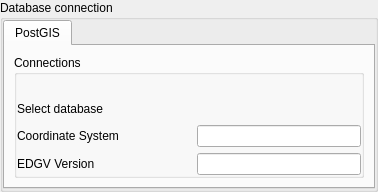
<?xml version="1.0" encoding="UTF-8"?>
<ui version="4.0">
 <class>ConnectionWidget</class>
 <widget class="QWidget" name="ConnectionWidget">
  <property name="geometry">
   <rect>
    <x>0</x>
    <y>0</y>
    <width>378</width>
    <height>192</height>
   </rect>
  </property>
  <property name="sizePolicy">
   <sizepolicy hsizetype="Preferred" vsizetype="Preferred">
    <horstretch>0</horstretch>
    <verstretch>0</verstretch>
   </sizepolicy>
  </property>
  <property name="windowTitle">
   <string>Form</string>
  </property>
  <layout class="QGridLayout" name="gridLayout_6">
   <property name="margin">
    <number>0</number>
   </property>
   <item row="0" column="0">
    <widget class="QgsCollapsibleGroupBox" name="mGroupBox">
     <property name="sizePolicy">
      <sizepolicy hsizetype="Preferred" vsizetype="Preferred">
       <horstretch>0</horstretch>
       <verstretch>0</verstretch>
      </sizepolicy>
     </property>
     <property name="styleSheet">
      <string notr="true">QgsCollapsibleGroupBoxBasic, QgsCollapsibleGroupBox {  margin-top: 25px;}QgsCollapsibleGroupBoxBasic::title, QgsCollapsibleGroupBox::title {  subcontrol-origin: margin;  subcontrol-position: top left;  margin-left: 20px;  margin-right: 5px;  left: 0px;  top: 10px;  background-color: rgba(0,0,0,0)}</string>
     </property>
     <property name="title">
      <string>Database connection</string>
     </property>
     <property name="saveCollapsedState">
      <bool>false</bool>
     </property>
     <layout class="QGridLayout" name="gridLayout_5">
      <property name="margin">
       <number>0</number>
      </property>
      <item row="0" column="0">
       <widget class="QTabWidget" name="tabWidget">
        <property name="sizePolicy">
         <sizepolicy hsizetype="Preferred" vsizetype="Preferred">
          <horstretch>0</horstretch>
          <verstretch>0</verstretch>
         </sizepolicy>
        </property>
        <property name="currentIndex">
         <number>0</number>
        </property>
        <widget class="QWidget" name="tabPostGIS">
         <attribute name="title">
          <string>PostGIS</string>
         </attribute>
         <layout class="QGridLayout" name="gridLayout_3">
          <item row="0" column="0">
           <widget class="QGroupBox" name="groupBox_3">
            <property name="sizePolicy">
             <sizepolicy hsizetype="Preferred" vsizetype="Preferred">
              <horstretch>0</horstretch>
              <verstretch>0</verstretch>
             </sizepolicy>
            </property>
            <property name="title">
             <string>Connections</string>
            </property>
            <layout class="QGridLayout" name="gridLayout">
             <property name="margin">
              <number>0</number>
             </property>
             <item row="0" column="0">
              <layout class="QVBoxLayout" name="verticalLayout">
               <item>
                <widget class="ExploreServerWidget" name="serverWidget" native="true"/>
               </item>
               <item>
                <layout class="QHBoxLayout" name="horizontalLayout_3">
                 <item>
                  <widget class="QLabel" name="label_8">
                   <property name="sizePolicy">
                    <sizepolicy hsizetype="MinimumExpanding" vsizetype="Preferred">
                     <horstretch>0</horstretch>
                     <verstretch>0</verstretch>
                    </sizepolicy>
                   </property>
                   <property name="maximumSize">
                    <size>
                     <width>167777</width>
                     <height>16777215</height>
                    </size>
                   </property>
                   <property name="text">
                    <string>Select database</string>
                   </property>
                  </widget>
                 </item>
                 <item>
                  <spacer name="horizontalSpacer_6">
                   <property name="orientation">
                    <enum>Qt::Horizontal</enum>
                   </property>
                   <property name="sizeType">
                    <enum>QSizePolicy::Minimum</enum>
                   </property>
                   <property name="sizeHint" stdset="0">
                    <size>
                     <width>10</width>
                     <height>20</height>
                    </size>
                   </property>
                  </spacer>
                 </item>
                 <item>
                  <widget class="DsgCustomComboBox" name="comboBoxPostgis" native="true">
                   <property name="sizePolicy">
                    <sizepolicy hsizetype="MinimumExpanding" vsizetype="Fixed">
                     <horstretch>0</horstretch>
                     <verstretch>0</verstretch>
                    </sizepolicy>
                   </property>
                  </widget>
                 </item>
                </layout>
               </item>
              </layout>
             </item>
             <item row="1" column="0">
              <layout class="QHBoxLayout" name="horizontalLayout_12">
               <item>
                <widget class="QLabel" name="label_7">
                 <property name="sizePolicy">
                  <sizepolicy hsizetype="MinimumExpanding" vsizetype="Preferred">
                   <horstretch>0</horstretch>
                   <verstretch>0</verstretch>
                  </sizepolicy>
                 </property>
                 <property name="maximumSize">
                  <size>
                   <width>16777215</width>
                   <height>16777215</height>
                  </size>
                 </property>
                 <property name="text">
                  <string>Coordinate System</string>
                 </property>
                </widget>
               </item>
               <item>
                <spacer name="horizontalSpacer_5">
                 <property name="orientation">
                  <enum>Qt::Horizontal</enum>
                 </property>
                 <property name="sizeType">
                  <enum>QSizePolicy::Minimum</enum>
                 </property>
                 <property name="sizeHint" stdset="0">
                  <size>
                   <width>10</width>
                   <height>20</height>
                  </size>
                 </property>
                </spacer>
               </item>
               <item>
                <widget class="QLineEdit" name="postGISCrsEdit">
                 <property name="sizePolicy">
                  <sizepolicy hsizetype="MinimumExpanding" vsizetype="Fixed">
                   <horstretch>0</horstretch>
                   <verstretch>0</verstretch>
                  </sizepolicy>
                 </property>
                 <property name="minimumSize">
                  <size>
                   <width>0</width>
                   <height>0</height>
                  </size>
                 </property>
                </widget>
               </item>
              </layout>
             </item>
             <item row="2" column="0">
              <layout class="QHBoxLayout" name="horizontalLayout_5">
               <item>
                <widget class="QLabel" name="label_4">
                 <property name="sizePolicy">
                  <sizepolicy hsizetype="MinimumExpanding" vsizetype="Preferred">
                   <horstretch>0</horstretch>
                   <verstretch>0</verstretch>
                  </sizepolicy>
                 </property>
                 <property name="maximumSize">
                  <size>
                   <width>16777215</width>
                   <height>16777215</height>
                  </size>
                 </property>
                 <property name="text">
                  <string>EDGV Version</string>
                 </property>
                </widget>
               </item>
               <item>
                <spacer name="horizontalSpacer_3">
                 <property name="orientation">
                  <enum>Qt::Horizontal</enum>
                 </property>
                 <property name="sizeType">
                  <enum>QSizePolicy::Minimum</enum>
                 </property>
                 <property name="sizeHint" stdset="0">
                  <size>
                   <width>10</width>
                   <height>20</height>
                  </size>
                 </property>
                </spacer>
               </item>
               <item>
                <widget class="QLineEdit" name="edgvPostgisVersionEdit">
                 <property name="sizePolicy">
                  <sizepolicy hsizetype="MinimumExpanding" vsizetype="Fixed">
                   <horstretch>0</horstretch>
                   <verstretch>0</verstretch>
                  </sizepolicy>
                 </property>
                 <property name="minimumSize">
                  <size>
                   <width>0</width>
                   <height>0</height>
                  </size>
                 </property>
                </widget>
               </item>
              </layout>
             </item>
            </layout>
           </widget>
          </item>
         </layout>
        </widget>
       </widget>
      </item>
     </layout>
    </widget>
   </item>
  </layout>
 </widget>
 <customwidgets>
  <customwidget>
   <class>QgsCollapsibleGroupBox</class>
   <extends>QGroupBox</extends>
   <header>qgis.gui</header>
   <container>1</container>
  </customwidget>
  <customwidget>
   <class>DsgCustomComboBox</class>
   <extends>QWidget</extends>
   <header>DsgTools.gui.CustomWidgets.BasicInterfaceWidgets.dsgCustomComboBox.h</header>
   <container>1</container>
  </customwidget>
  <customwidget>
   <class>ExploreServerWidget</class>
   <extends>QWidget</extends>
   <header>DsgTools.gui.CustomWidgets.ConnectionWidgets.ServerConnectionWidgets.exploreServerWidget.h</header>
   <container>1</container>
  </customwidget>
 </customwidgets>
 <resources/>
 <connections/>
</ui>
